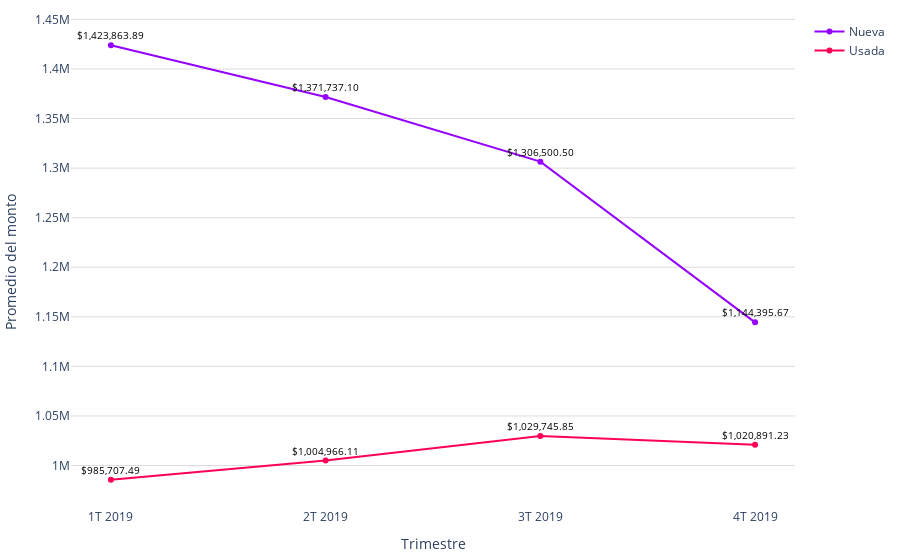

The notebook cell this image was saved under:
### Code cell
# Datos
trimestres = promedio_monto_por_modalidad_mes['trimestre']
modalidades = promedio_monto_por_modalidad_mes['modalidad']
promedios = promedio_monto_por_modalidad_mes['promedio']

# Limpiar las cadenas de promedio y convertirlas a números
promedios_limpios = [float(promedio.replace(',', '')) for promedio in promedios]

colors = ['#9500ff', '#ff0059']
fig = go.Figure()

# Agregar líneas para cada modalidad
for i, modalidad in enumerate(modalidades.unique()):
    df_modalidad = promedio_monto_por_modalidad_mes[promedio_monto_por_modalidad_mes['modalidad'] == modalidad]
    fig.add_trace(go.Scatter(
        x=df_modalidad['trimestre'],
        y=df_modalidad['promedio'].apply(lambda x: float(x.replace(',', ''))),  # Usar los promedios limpios
        mode='markers+lines',
        name=modalidad,
        line=dict(color=colors[i % len(colors)])  # Asignar colores a las líneas
    ))

fig.update_layout(
    #title='Promedio de valor de créditos para viviendas nuevas y usadas (2023)',
    xaxis=dict(title='Trimestre'),
    yaxis=dict(title='Promedio del monto', gridcolor='#dddcda'),
    margin=dict(l=10, r=10, t=10, b=10),  # Ajusta los márgenes (left, right, top, bottom)
    plot_bgcolor='rgba(0,0,0,0)',  # Color de fondo del gráfico
)


# Agregar etiquetas de texto a los puntos con símbolo de dólar
for trace in fig.data:
    df_modalidad = promedio_monto_por_modalidad_mes[promedio_monto_por_modalidad_mes['modalidad'] == trace.name]
    for i, point in enumerate(trace.y):
        # Formatear el promedio con símbolo de dólar
        promedio_con_dolar = f'${df_modalidad.iloc[i]["promedio"]}'
        fig.add_annotation(
            x=trace.x[i],
            y=point,
            text=promedio_con_dolar,
            showarrow=False,
            font=dict(color='black', size=10),
            yshift=10
        )

# Exportar gráfica como archivo HTML
def guardar_grafico_como_html(fig, nombre_archivo, carpeta='assets\graficas'):
    # Crear la carpeta si no existe
    if not os.path.exists(carpeta):
        os.makedirs(carpeta)
    config = {
        'displaylogo': False,  # Ocultar el logo de Plotly
        'modeBarButtonsToRemove': [
            'toImage',       # Botón para guardar como imagen
            'select2d',      # Box select
            'lasso2d',       # Lasso select
            'resetScale2d',  # Reset Axes
        ]
    }
    # Gráfica como archivo HTML en la carpeta especificada
    pio.write_html(fig, f'{carpeta}/{nombre_archivo}.html', config=config)


guardar_grafico_como_html(fig, 'g_scatt_creditos_nuevausada_2019', carpeta='assets\graficas')
fig.show()

### Figure 1 — Plotly figure (JSON) as saved in the notebook; plotly's stock layout.template omitted (floating-point values rounded to 4 significant figures)
{"data": [{"line": {"color": "#9500ff"}, "mode": "markers+lines", "name": "Nueva", "type": "scatter", "x": ["1T 2019", "2T 2019", "3T 2019", "4T 2019"], "y": [1424000.0, 1372000.0, 1307000.0, 1144000.0]}, {"line": {"color": "#ff0059"}, "mode": "markers+lines", "name": "Usada", "type": "scatter", "x": ["1T 2019", "2T 2019", "3T 2019", "4T 2019"], "y": [985700.0, 1005000.0, 1030000.0, 1021000.0]}], "layout": {"annotations": [{"font": {"color": "black", "size": 10}, "showarrow": false, "text": "$1,423,863.89", "x": "1T 2019", "y": 1424000.0, "yshift": 10}, {"font": {"color": "black", "size": 10}, "showarrow": false, "text": "$1,371,737.10", "x": "2T 2019", "y": 1372000.0, "yshift": 10}, {"font": {"color": "black", "size": 10}, "showarrow": false, "text": "$1,306,500.50", "x": "3T 2019", "y": 1307000.0, "yshift": 10}, {"font": {"color": "black", "size": 10}, "showarrow": false, "text": "$1,144,395.67", "x": "4T 2019", "y": 1144000.0, "yshift": 10}, {"font": {"color": "black", "size": 10}, "showarrow": false, "text": "$985,707.49", "x": "1T 2019", "y": 985700.0, "yshift": 10}, {"font": {"color": "black", "size": 10}, "showarrow": false, "text": "$1,004,966.11", "x": "2T 2019", "y": 1005000.0, "yshift": 10}, {"font": {"color": "black", "size": 10}, "showarrow": false, "text": "$1,029,745.85", "x": "3T 2019", "y": 1030000.0, "yshift": 10}, {"font": {"color": "black", "size": 10}, "showarrow": false, "text": "$1,020,891.23", "x": "4T 2019", "y": 1021000.0, "yshift": 10}], "margin": {"b": 10, "l": 10, "r": 10, "t": 10}, "plot_bgcolor": "rgba(0,0,0,0)", "xaxis": {"title": {"text": "Trimestre"}}, "yaxis": {"gridcolor": "#dddcda", "title": {"text": "Promedio del monto"}}}}
